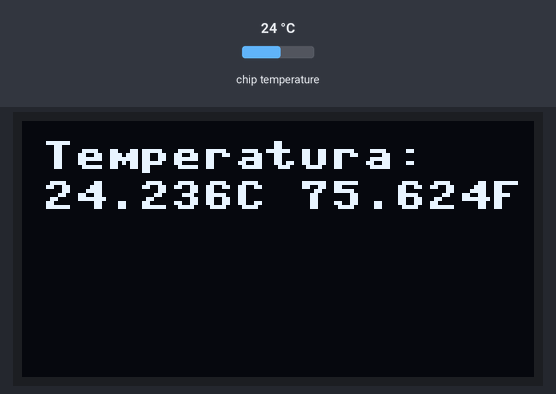
Recording of a program running on a simulated Raspberry Pi Pico running MicroPython. On the bench: 128×64 one-colour display. The test bench sets the inputs (shaded band); at power-on: chip temperature 24 °C. Library files of the repository ran but are not shown: ssd1306.py; what the program prints to the serial console is not drawn.

Above: at 1.2 s.
1.3 s: chip temperature set to 1 °C
At 4.0 s:
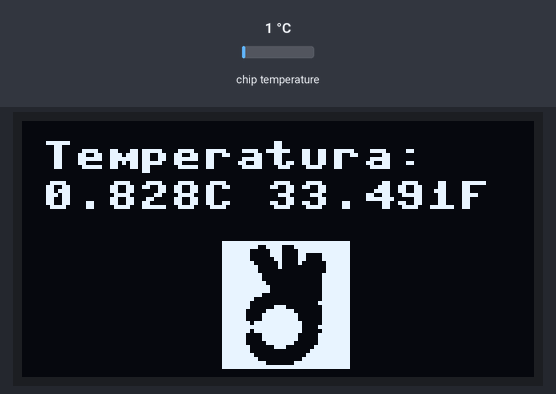
7.7 s: chip temperature set to 11 °C
At 10.8 s:
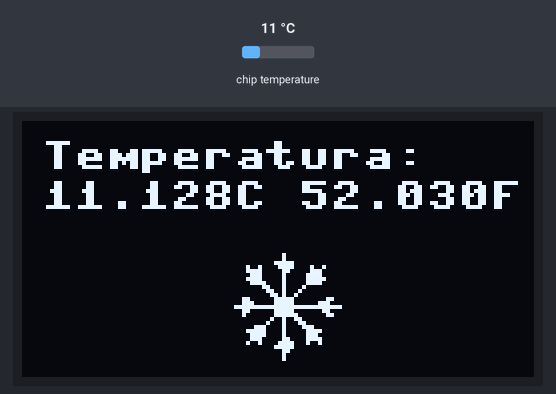
13.9 s: chip temperature set to 22 °C
At 16.4 s:
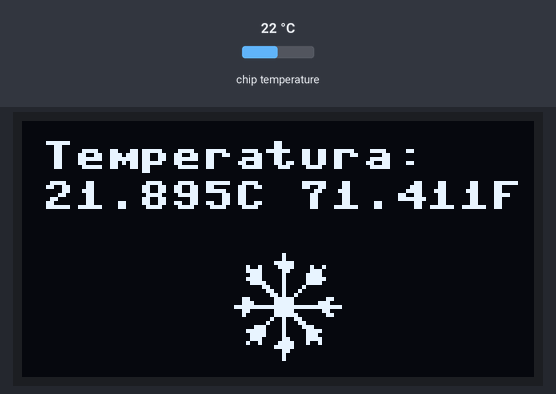
Timing chart, 0 to 17.9 s (numbered marks = the images above; inputs shaded):
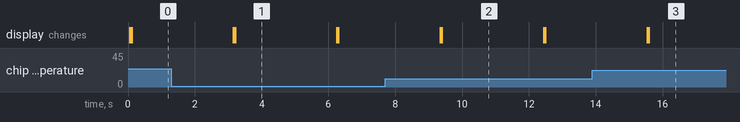

The program:

main.py
```python
# Solución que muestra en una pantalla oled 128x64
# la temperatura interna de la pico w, y dependiendo
# de la temperatura se despliega una imagen relacionada.
# La temperatura es desplegada en Celcius y Farenheit.

# Soto García Alejandro - 20212433
# Sistemas Programables

from machine import Pin, I2C, ADC
from ssd1306 import SSD1306_I2C
import framebuf, sys
import time

pix_res_x = 128
pix_res_y = 64

def init_i2c(scl_pin, sda_pin):
    # Inicialización del dispositivo I2C
    i2c_dev = I2C(1, scl=Pin(scl_pin), sda=Pin(sda_pin), freq=200000)
    i2c_addr = [hex(ii) for ii in i2c_dev.scan()]

    if not i2c_addr:
        print('No I2C Display Found')
        sys.exit()
    else:
        print("I2C Address      : {}".format(i2c_addr[0]))
        print("I2C Configuration: {}".format(i2c_dev))

    return i2c_dev

# Función que recive como parametros el display oled y la temperatura interna.
def display_logo(oled,temp):

    # Imagenes a desplegar dependiendo de la temperatura convertidas a byte array.
    cold = [0x00, 0x00, 0x00, 0x00, 0x00, 0x00, 0x00, 0x00, 0x00, 0x00, 0x00, 0x00, 0x00, 0x01, 0x00, 0x00,
            0x00, 0x01, 0x00, 0x00, 0x00, 0x07, 0xc0, 0x00, 0x02, 0x43, 0xc2, 0x40, 0x03, 0xc1, 0x83, 0x80,
            0x01, 0xc1, 0x07, 0x80, 0x03, 0xc1, 0x07, 0xc0, 0x01, 0xe1, 0x07, 0x80, 0x00, 0x31, 0x08, 0x00,
            0x00, 0x19, 0x10, 0x00, 0x00, 0x0d, 0x20, 0x00, 0x06, 0x07, 0xc0, 0x30, 0x07, 0x07, 0xc0, 0xe0,
            0x1f, 0xff, 0xff, 0xfc, 0x06, 0x07, 0xc0, 0x60, 0x04, 0x07, 0xe0, 0x30, 0x00, 0x09, 0x30, 0x00,
            0x00, 0x11, 0x18, 0x00, 0x00, 0xe1, 0x0e, 0x00, 0x03, 0xe1, 0x07, 0x80, 0x01, 0xe1, 0x07, 0x00,
            0x01, 0xc1, 0x87, 0x80, 0x02, 0x43, 0xc4, 0x80, 0x00, 0x07, 0xc0, 0x00, 0x00, 0x01, 0x80, 0x00,
            0x00, 0x01, 0x00, 0x00, 0x00, 0x01, 0x00, 0x00, 0x00, 0x00, 0x00, 0x00, 0x00, 0x00, 0x00, 0x00]

    warm = [0xff, 0xff, 0xff, 0xff, 0xff, 0x9e, 0x3f, 0xff, 0xfe, 0x0e, 0x1f, 0xff, 0xfe, 0x0e, 0x18, 0x7f,
            0xfe, 0x06, 0x18, 0x7f, 0xff, 0x02, 0x10, 0x3f, 0xff, 0x82, 0x00, 0x3f, 0xff, 0x80, 0x00, 0x3f,
            0xff, 0xc0, 0x00, 0x7f, 0xff, 0xc0, 0x00, 0x7f, 0xff, 0xe0, 0x00, 0x7f, 0xff, 0xf0, 0x00, 0x7f,
            0xff, 0xf0, 0x00, 0x7f, 0xff, 0xc0, 0x00, 0x7f, 0xff, 0x00, 0x00, 0x7f, 0xfe, 0x00, 0x00, 0xff,
            0xfe, 0x07, 0x00, 0x7f, 0xfc, 0x1f, 0xc0, 0x7f, 0xfc, 0x3f, 0xe0, 0x7f, 0xfc, 0x3f, 0xe0, 0x7f,
            0xfe, 0xff, 0xf0, 0x7f, 0xff, 0xff, 0xf0, 0xff, 0xfe, 0xff, 0xf0, 0x7f, 0xfc, 0x3f, 0xe0, 0xff,
            0xfc, 0x3f, 0xe0, 0xff, 0xfc, 0x1f, 0xc0, 0xff, 0xfe, 0x07, 0x01, 0xff, 0xfe, 0x00, 0x03, 0xff,
            0xff, 0x00, 0x07, 0xff, 0xff, 0x80, 0x0f, 0xff, 0xff, 0xe0, 0x3f, 0xff, 0xff, 0xff, 0xff, 0xff]

    hot = [0x00, 0x07, 0xf0, 0x00, 0x00, 0x1f, 0xfe, 0x00, 0x00, 0x7f, 0xff, 0x80, 0x01, 0xff, 0xff, 0xc0,
           0x03, 0xff, 0xff, 0xe0, 0x07, 0xff, 0xff, 0xf0, 0x0f, 0xff, 0xff, 0xf8, 0x0f, 0xff, 0xff, 0xfc,
           0x1f, 0xdf, 0xfe, 0xfc, 0x1f, 0x3f, 0xff, 0x3c, 0x3e, 0xff, 0xff, 0x9e, 0x3f, 0xff, 0xff, 0xfe,
           0x3f, 0xff, 0xff, 0xfe, 0x3f, 0xff, 0xff, 0xff, 0x3f, 0xff, 0xff, 0xff, 0x3f, 0xe3, 0xf1, 0xff,
           0x3f, 0xe3, 0xf1, 0xff, 0x3f, 0xe3, 0xf1, 0xfe, 0x3f, 0xf7, 0xfb, 0xfe, 0x7f, 0xff, 0xff, 0xfe,
           0x7f, 0xff, 0xff, 0xfc, 0x7f, 0xff, 0xff, 0xfc, 0xff, 0x7c, 0x0f, 0xf8, 0xff, 0x78, 0x07, 0xf8,
           0xff, 0x73, 0xf3, 0xf0, 0x7e, 0x73, 0xf3, 0xe0, 0x3c, 0x7f, 0xff, 0xc0, 0x00, 0x37, 0xff, 0x00,
           0x00, 0x13, 0xf0, 0x00, 0x00, 0x03, 0xf0, 0x00, 0x00, 0x03, 0xf0, 0x00, 0x00, 0x01, 0xe0, 0x00]

    # Declaración if que compara la temperatura interna en celcius con un numero arbitrario 16.
    if temp <= 16:
        # Se selecciona la imagen que representa el frio.
        image = cold
    # Declaración elif que compara la temperatura interna en celcius con un numero arbitrario 17 y 29.
    elif temp >= 17 and temp <= 29:
        # Se selecciona la imagen que representa la temperatura normal.
        image = warm
    # Declaración eliif que compara la temperatura interna en celcius con un numero arbitrario 30.
    elif temp >= 30:
        # Se selecciona la imagen que representa la temperatura caliente.
        image = hot

    buffer = bytearray(image)
    fb = framebuf.FrameBuffer(buffer, 32, 32, framebuf.MONO_HLSB)

    oled.fill(0)
    oled.blit(fb, 50,30)
    oled.show()

def display_text(oled):
    adc = machine.ADC(4)
    while True:
        ADC_voltage = adc.read_u16() * (3.3 / (65535))
        temperature_celcius = 27 - (ADC_voltage - 0.706)/0.001721
        temp_fahrenheit=32+(1.8*temperature_celcius)
        oled.text(f"Temperatura: ", 5, 5)
        oled.text(f"{temperature_celcius:.3f}C {temp_fahrenheit:.3f}F", 5, 15)
        oled.show()
        time.sleep(3)
        oled.fill(0)
        display_logo(oled, temperature_celcius)

def get_temp():
    adc = machine.ADC(4)
    ADC_voltage = adc.read_u16() * (3.3 / (65535))
    temperature_celcius = 27 - (ADC_voltage - 0.706)/0.001721
    return temperature_celcius

def main():
    i2c_dev = init_i2c(scl_pin=27, sda_pin=26)
    oled = SSD1306_I2C(pix_res_x, pix_res_y, i2c_dev)
    display_text(oled)
    display_logo(oled, get_temp())


if __name__ == '__main__':
    main()
```

Measured:
- after the input at 7.7 s, the display: first differs from a run without the input after 1.7 s (image 2)
- after the input at 13.9 s, the display: first differs from a run without the input after 1.7 s (image 3)
- what the display in image 1 shows lasts 3.1 s, from 3.2 s to 6.3 s
